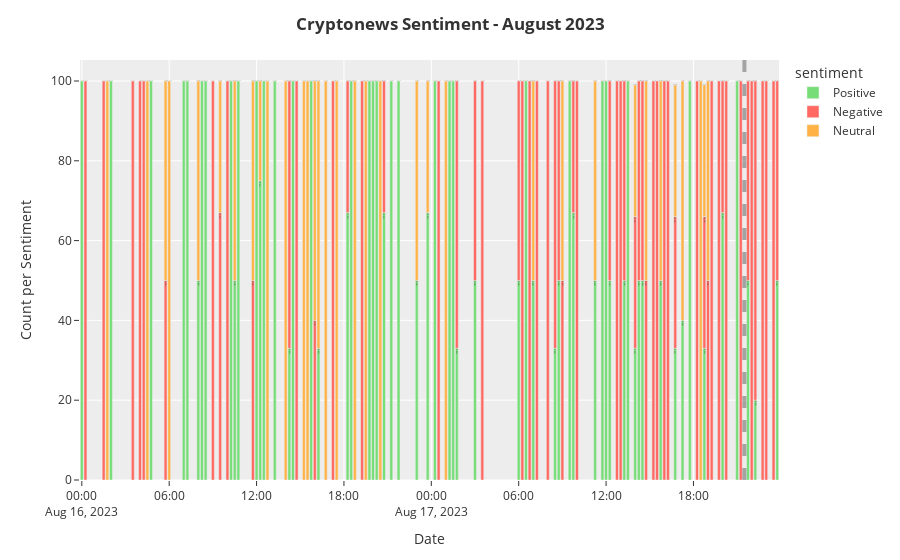

Write notebook code for a chart like this one.
### Code cell
sents = news_.groupby('round_15min_utc_time')['sentiment'].value_counts(normalize=True).to_frame('count')
sents['count'] = round(sents['count']*100)
sents = sents.reset_index()

fig = px.bar(
    sents, 
    x='round_15min_utc_time', 
    y='count', 
    text=[f'{c}%' for c in sents['count']],
    color='sentiment', 
    color_discrete_map={'Positive': '#77dd77',
                        'Negative': '#ff6961',
                        'Neutral': '#ffb347'
                        }
    )

fig.update_layout(
     title="<b>Cryptonews Sentiment - August 2023</b>",
     yaxis_title="Count per Sentiment",
     xaxis_title="Date",
     template="ggplot2"
     )

# fig.update_xaxes(type='category')
fig.add_vline(x='2023-08-17 21:30:00',line_width=4, line_dash="dash", line_color="black")
fig.show()

### Figure 1 — Plotly figure (JSON) as saved in the notebook; plotly's stock layout.template omitted (floating-point values rounded to 4 significant figures)
{"data": [{"alignmentgroup": "True", "hovertemplate": "sentiment=Positive<br>round_15min_utc_time=%{x}<br>count=%{y}<br>text=%{text}<extra></extra>", "legendgroup": "Positive", "marker": {"color": "#77dd77", "pattern": {"shape": ""}}, "name": "Positive", "offsetgroup": "Positive", "orientation": "v", "showlegend": true, "text": ["100.0%", "100.0%", "100.0%", "100.0%", "100.0%", "50.0%", "100.0%", "100.0%", "100.0%", "50.0%", "100.0%", "100.0%", "75.0%", "100.0%", "100.0%", "33.0%", "100.0%", "100.0%", "33.0%", "67.0%", "100.0%", "100.0%", "100.0%", "100.0%", "67.0%", "100.0%", "100.0%", "50.0%", "67.0%", "100.0%", "100.0%", "100.0%", "33.0%", "50.0%", "50.0%", "100.0%", "50.0%", "33.0%", "50.0%", "100.0%", "67.0%", "50.0%", "100.0%", "100.0%", "50.0%", "50.0%", "100.0%", "33.0%", "50.0%", "50.0%", "50.0%", "33.0%", "40.0%", "100.0%", "33.0%", "67.0%", "100.0%", "50.0%", "20.0%", "50.0%"], "textposition": "auto", "type": "bar", "x": ["2023-08-16T00:00:00", "2023-08-16T02:00:00", "2023-08-16T04:45:00", "2023-08-16T07:00:00", "2023-08-16T07:15:00", "2023-08-16T08:00:00", "2023-08-16T08:15:00", "2023-08-16T08:30:00", "2023-08-16T10:15:00", "2023-08-16T10:30:00", "2023-08-16T10:45:00", "2023-08-16T12:00:00", "2023-08-16T12:15:00", "2023-08-16T12:30:00", "2023-08-16T13:15:00", "2023-08-16T14:15:00", "2023-08-16T14:30:00", "2023-08-16T15:45:00", "2023-08-16T16:15:00", "2023-08-16T18:15:00", "2023-08-16T18:30:00", "2023-08-16T19:45:00", "2023-08-16T20:00:00", "2023-08-16T20:15:00", "2023-08-16T20:45:00", "2023-08-16T21:15:00", "2023-08-16T21:45:00", "2023-08-16T23:00:00", "2023-08-16T23:45:00", "2023-08-17T00:15:00", "2023-08-17T01:15:00", "2023-08-17T01:30:00", "2023-08-17T01:45:00", "2023-08-17T03:00:00", "2023-08-17T06:00:00", "2023-08-17T06:30:00", "2023-08-17T07:00:00", "2023-08-17T08:30:00", "2023-08-17T08:45:00", "2023-08-17T09:30:00", "2023-08-17T09:45:00", "2023-08-17T11:15:00", "2023-08-17T11:45:00", "2023-08-17T12:00:00", "2023-08-17T12:15:00", "2023-08-17T13:15:00", "2023-08-17T13:30:00", "2023-08-17T14:00:00", "2023-08-17T14:15:00", "2023-08-17T14:30:00", "2023-08-17T15:45:00", "2023-08-17T16:45:00", "2023-08-17T17:15:00", "2023-08-17T17:45:00", "2023-08-17T18:45:00", "2023-08-17T20:00:00", "2023-08-17T21:00:00", "2023-08-17T21:45:00", "2023-08-17T22:15:00", "2023-08-17T23:45:00"], "xaxis": "x", "y": [100, 100, 100, 100, 100, 50, 100, 100, 100, 50, 100, 100, 75, 100, 100, 33, 100, 100, 33, 67, 100, 100, 100, 100, 67, 100, 100, 50, 67, 100, 100, 100, 33, 50, 50, 100, 50, 33, 50, 100, 67, 50, 100, 100, 50, 50, 100, 33, 50, 50, 50, 33, 40, 100, 33, 67, 100, 50, 20, 50], "yaxis": "y"}, {"alignmentgroup": "True", "hovertemplate": "sentiment=Negative<br>round_15min_utc_time=%{x}<br>count=%{y}<br>text=%{text}<extra></extra>", "legendgroup": "Negative", "marker": {"color": "#ff6961", "pattern": {"shape": ""}}, "name": "Negative", "offsetgroup": "Negative", "orientation": "v", "showlegend": true, "text": ["100.0%", "100.0%", "100.0%", "100.0%", "100.0%", "50.0%", "100.0%", "67.0%", "100.0%", "50.0%", "67.0%", "100.0%", "40.0%", "100.0%", "33.0%", "100.0%", "33.0%", "100.0%", "67.0%", "50.0%", "100.0%", "50.0%", "100.0%", "100.0%", "100.0%", "100.0%", "67.0%", "50.0%", "50.0%", "33.0%", "100.0%", "50.0%", "100.0%", "100.0%", "50.0%", "33.0%", "50.0%", "50.0%", "50.0%", "100.0%", "100.0%", "100.0%", "100.0%", "33.0%", "100.0%", "33.0%", "50.0%", "100.0%", "100.0%", "33.0%", "100.0%", "100.0%", "50.0%", "100.0%", "80.0%", "100.0%", "100.0%", "100.0%", "50.0%"], "textposition": "auto", "type": "bar", "x": ["2023-08-16T00:15:00", "2023-08-16T01:30:00", "2023-08-16T03:30:00", "2023-08-16T04:00:00", "2023-08-16T04:15:00", "2023-08-16T05:45:00", "2023-08-16T09:00:00", "2023-08-16T09:30:00", "2023-08-16T10:00:00", "2023-08-16T11:45:00", "2023-08-16T14:15:00", "2023-08-16T14:45:00", "2023-08-16T16:00:00", "2023-08-16T17:15:00", "2023-08-16T18:15:00", "2023-08-16T19:15:00", "2023-08-16T20:45:00", "2023-08-17T00:30:00", "2023-08-17T01:45:00", "2023-08-17T03:00:00", "2023-08-17T03:30:00", "2023-08-17T06:00:00", "2023-08-17T06:15:00", "2023-08-17T06:45:00", "2023-08-17T07:15:00", "2023-08-17T08:00:00", "2023-08-17T08:30:00", "2023-08-17T08:45:00", "2023-08-17T09:00:00", "2023-08-17T09:45:00", "2023-08-17T10:00:00", "2023-08-17T12:15:00", "2023-08-17T12:45:00", "2023-08-17T13:00:00", "2023-08-17T13:15:00", "2023-08-17T14:00:00", "2023-08-17T14:15:00", "2023-08-17T14:30:00", "2023-08-17T14:45:00", "2023-08-17T15:15:00", "2023-08-17T15:30:00", "2023-08-17T16:00:00", "2023-08-17T16:15:00", "2023-08-17T16:45:00", "2023-08-17T18:15:00", "2023-08-17T18:45:00", "2023-08-17T19:00:00", "2023-08-17T19:15:00", "2023-08-17T19:45:00", "2023-08-17T20:00:00", "2023-08-17T20:15:00", "2023-08-17T21:15:00", "2023-08-17T21:45:00", "2023-08-17T22:00:00", "2023-08-17T22:15:00", "2023-08-17T22:45:00", "2023-08-17T23:00:00", "2023-08-17T23:30:00", "2023-08-17T23:45:00"], "xaxis": "x", "y": [100, 100, 100, 100, 100, 50, 100, 67, 100, 50, 67, 100, 40, 100, 33, 100, 33, 100, 67, 50, 100, 50, 100, 100, 100, 100, 67, 50, 50, 33, 100, 50, 100, 100, 50, 33, 50, 50, 50, 100, 100, 100, 100, 33, 100, 33, 50, 100, 100, 33, 100, 100, 50, 100, 80, 100, 100, 100, 50], "yaxis": "y"}, {"alignmentgroup": "True", "hovertemplate": "sentiment=Neutral<br>round_15min_utc_time=%{x}<br>count=%{y}<br>text=%{text}<extra></extra>", "legendgroup": "Neutral", "marker": {"color": "#ffb347", "pattern": {"shape": ""}}, "name": "Neutral", "offsetgroup": "Neutral", "orientation": "v", "showlegend": true, "text": ["100.0%", "100.0%", "50.0%", "100.0%", "50.0%", "33.0%", "50.0%", "50.0%", "25.0%", "100.0%", "100.0%", "100.0%", "100.0%", "60.0%", "67.0%", "100.0%", "100.0%", "100.0%", "100.0%", "100.0%", "50.0%", "33.0%", "100.0%", "50.0%", "50.0%", "50.0%", "33.0%", "50.0%", "50.0%", "33.0%", "60.0%", "100.0%", "33.0%", "50.0%"], "textposition": "auto", "type": "bar", "x": ["2023-08-16T01:45:00", "2023-08-16T04:30:00", "2023-08-16T05:45:00", "2023-08-16T06:00:00", "2023-08-16T08:00:00", "2023-08-16T09:30:00", "2023-08-16T10:30:00", "2023-08-16T11:45:00", "2023-08-16T12:15:00", "2023-08-16T12:45:00", "2023-08-16T14:00:00", "2023-08-16T15:15:00", "2023-08-16T15:30:00", "2023-08-16T16:00:00", "2023-08-16T16:15:00", "2023-08-16T16:45:00", "2023-08-16T17:30:00", "2023-08-16T18:45:00", "2023-08-16T19:30:00", "2023-08-16T20:30:00", "2023-08-16T23:00:00", "2023-08-16T23:45:00", "2023-08-17T01:00:00", "2023-08-17T07:00:00", "2023-08-17T09:00:00", "2023-08-17T11:15:00", "2023-08-17T14:00:00", "2023-08-17T14:45:00", "2023-08-17T15:45:00", "2023-08-17T16:45:00", "2023-08-17T17:15:00", "2023-08-17T18:30:00", "2023-08-17T18:45:00", "2023-08-17T19:00:00"], "xaxis": "x", "y": [100, 100, 50, 100, 50, 33, 50, 50, 25, 100, 100, 100, 100, 60, 67, 100, 100, 100, 100, 100, 50, 33, 100, 50, 50, 50, 33, 50, 50, 33, 60, 100, 33, 50], "yaxis": "y"}], "layout": {"barmode": "relative", "legend": {"title": {"text": "sentiment"}, "tracegroupgap": 0}, "margin": {"t": 60}, "shapes": [{"line": {"color": "black", "dash": "dash", "width": 4}, "type": "line", "x0": "2023-08-17 21:30:00", "x1": "2023-08-17 21:30:00", "xref": "x", "y0": 0, "y1": 1, "yref": "y domain"}], "title": {"text": "<b>Cryptonews Sentiment - August 2023</b>"}, "xaxis": {"anchor": "y", "domain": [0, 1], "title": {"text": "Date"}}, "yaxis": {"anchor": "x", "domain": [0, 1], "title": {"text": "Count per Sentiment"}}}}
